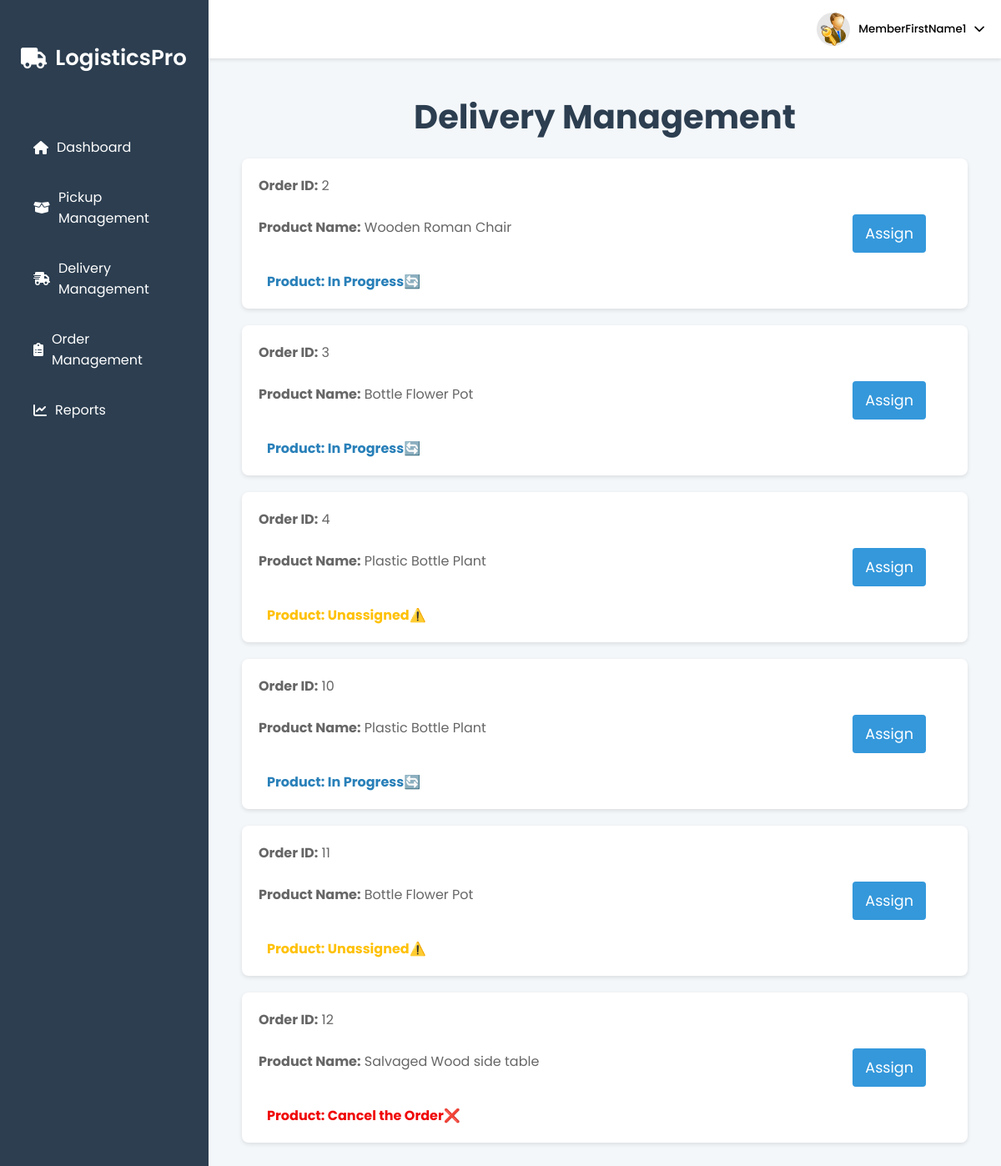
Screenshot of /logistic/delivery_manage (signed in) with the database file from the repository.
### tables this page shows
CREATE TABLE assign_delivery (
        id INTEGER PRIMARY KEY AUTOINCREMENT, 
        order_id INTEGER NOT NULL,
        seller_id INTEGER NOT NULL,
        condition TEXT NOT NULL,
        courier TEXT NOT NULL,
        arrival_date DATE NOT NULL,
        pickup_date DATE NOT NULL,
        delivered_date DATE,
        description TEXT NOT NULL,
        assigned_member_id INTEGER,
        status_updated_member_id INTEGER,
        FOREIGN KEY (order_id) REFERENCES orders(id) ON DELETE CASCADE ON UPDATE CASCADE
    );

CREATE TABLE orders (
        id INTEGER PRIMARY KEY AUTOINCREMENT,
        buyer_id INTEGER NOT NULL,
        product_id INTEGER NOT NULL, 
        quantity INTEGER NOT NULL,
        date DATE NOT NULL,
        payment_method TEXT NOT NULL,
        delivery_status TEXT DEFAULT 'Pending',
        seller_status TEXT DEFAULT 'Pending',
        total_amount DECIMAL(10,2) NOT NULL,
        FOREIGN KEY (buyer_id) REFERENCES user(pid) ON DELETE CASCADE ON UPDATE CASCADE
        FOREIGN KEY (product_id) REFERENCES products(id) 
    );

CREATE TABLE products (
        id INTEGER PRIMARY KEY AUTOINCREMENT,
        name TEXT NOT NULL,
        category TEXT NOT NULL,
        description TEXT,
        price DECIMAL(10, 2) NOT NULL,
        quantity INTEGER NOT NULL,
        condition TEXT NOT NULL,
        seller_id TEXT NOT NULL,
        image_path TEXT,
        video_path TEXT,
        FOREIGN KEY (seller_id) REFERENCES sellers(id) ON DELETE CASCADE
    );

### logistic_feature.py (the view)
@logistic_blueprint.route("/delivery_manage")
def delivery_management():
    member_id = session.get("member_id")
    if not member_id:
        flash("Please log in to access this page.", "danger")
        return redirect(url_for("logistic.login"))
    con = get_connect_db()
    cur = con.cursor()
    shipped_orders = cur.execute("""
           SELECT
                o.id as order_id,
                o.product_id,
                p.name as product_name,
                o.delivery_status,
                ad.condition AS assign_delivery_condition
            FROM orders o
            JOIN products p ON o.product_id = p.id
            LEFT JOIN assign_delivery ad ON o.id = ad.order_id
            WHERE o.delivery_status = 'Shipped'
        """).fetchall()
    return render_template("delivery_management.html", shipped_orders=shipped_orders)

### db.py (called while the page is built)
def get_connect_db():
    conn = sqlite3.connect(DATABASE_PATH)
    conn.row_factory = sqlite3.Row
    return conn

### web.py (called while the page is built)
@app.after_request
def add_header(response):
    response.headers["Cache-Control"] = "no-store, no-cache, must-revalidate, post-check=0, pre-check=0, max-age=0"
    response.headers["Pragma"] = "no-cache"
    response.headers["Expires"] = "0"
    return response

### templates/delivery_management.html (shortened to what this page needs)
{% extends "logistic_page.html" %}
{% block content %}
<link rel="stylesheet" href="/static/delivery_management.css">
    <section class="page-content">
        <h1>Delivery Management</h1>
        <div class="delivery-orders">
        {% if shipped_orders %}
            {% for order in shipped_orders %}
                <div class="order-item">
                    <div class="order-details">
                        <div class="order-info">
                            <p><strong>Order ID:</strong> {{order.order_id}}</p>
                            <p><strong>Product Name:</strong> {{order.product_name}}</p>
                        </div>
                        <div class="delivery-status">
                            {% if order.assign_delivery_condition %}
                                {% if order.assign_delivery_condition == 'Non-Deliverable'%}
                                    <span class="status-badge" data-status="Cancelled"><strong>Product:</strong> Cancel the Order❌ </span>
                                {% else %}
                                    <span class="status-badge" data-status="On Progress"><strong>Product:</strong> In Progress🔄</span>
                                {% endif %}
                            {% else %}
                                <span class="status-badge" data-status="Unassign"><strong>Product:</strong> Unassigned⚠️</span>
                            {% endif %}
                        </div>
                    </div>
                     <div class="order-actions">
                         <form method="get" action="{{ url_for('logistic.delivery_details', order_id=order.order_id) }}">
                                 <button type="submit" class="assign-btn">Assign</button>
                            </form>
                       </div>
                   </div>
             {% endfor %}
         {% else %}
            <p>No orders with 'Shipped' delivery status at the moment.</p>
          {% endif %}
        </div>
    </section>
{% endblock %}

### static/logistic_page.css (style rules this page uses)
* { margin: 0; padding: 0; box-sizing: border-box; font-family: 'Poppins', sans-serif; }
body { background-color: #f4f7fa; color: #333; }
.page-content { padding: 20px; flex: 1; }
.page-content h1 { font-size: 24px; margin-bottom: 10px; }
.page-content p { color: #666; margin-bottom: 20px; }

### static/delivery_management.css (style rules this page uses)
.page-content { flex: 1; padding: 40px; }
.page-content h1 { margin-bottom: 20px; color: #2c3e50; font-size: 2.5em; text-align: center; }
.delivery-orders { margin-bottom: 20px; display: flex; flex-direction: column; gap: 20px; }
.order-item { background-color: #fff; border-radius: 8px; padding: 20px; box-shadow: 0 2px 5px rgba(0, 0, 0, 0.1); display: flex; align-items: center; justify-content: space-between; transition: transform 0.3s ease, box-shadow 0.3s ease; }
.order-details { flex:1; display: flex; flex-direction: column; gap: 10px; }
.order-info { display: flex; flex-direction: column; gap: 5px; }
.order-actions { flex: 0.5; text-align: right; margin-left: 20px; }
.order-actions .assign-btn { background-color: #3498db; color: white; padding: 10px 15px; border: none; border-radius: 4px; cursor: pointer; font-size: 1.1em; transition: background-color 0.3s ease, transform 0.3s ease; white-space: nowrap; margin: 0px 30px; }
.delivery-status { margin-top: 10px; }
.status-badge { padding: 5px 10px; border-radius: 5px; font-weight: bold; }
.status-badge[data-status="On Progress"] { color: #2980b9; }
.status-badge[data-status="Cancelled"] { color: #f00404; }
.status-badge[data-status="Unassign"] { color: #ffc107; }

### rows the page displays
assign_delivery: order_id "2", product_name "Wooden Roman Chair", shows "Product:", condition "In Progress🔄"
assign_delivery: order_id "3", product_name "Bottle Flower Pot", shows "Product:", condition "In Progress🔄"
orders: order_id "4", product_name "Plastic Bottle Plant", shows "Product:"
assign_delivery: order_id "10", product_name "Plastic Bottle Plant", shows "Product:", condition "In Progress🔄"
orders: order_id "11", product_name "Bottle Flower Pot", shows "Product:"
assign_delivery: order_id "12", product_name "Salvaged Wood side table", shows "Product:", condition "Cancel the Order❌"

### other values shown
{{ session["member_name"] }} "MemberFirstName1"
